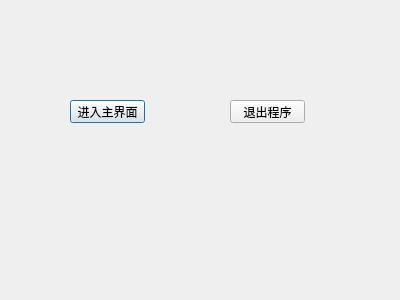
<?xml version="1.0" encoding="UTF-8"?>
<ui version="4.0">
 <class>MyDialog</class>
 <widget class="QDialog" name="MyDialog">
  <property name="geometry">
   <rect>
    <x>0</x>
    <y>0</y>
    <width>400</width>
    <height>300</height>
   </rect>
  </property>
  <property name="windowTitle">
   <string>MyDialog</string>
  </property>
  <widget class="QPushButton" name="pushButton">
   <property name="geometry">
    <rect>
     <x>70</x>
     <y>100</y>
     <width>75</width>
     <height>23</height>
    </rect>
   </property>
   <property name="text">
    <string>进入主界面</string>
   </property>
  </widget>
  <widget class="QPushButton" name="pushButton_2">
   <property name="geometry">
    <rect>
     <x>230</x>
     <y>100</y>
     <width>75</width>
     <height>23</height>
    </rect>
   </property>
   <property name="text">
    <string>退出程序</string>
   </property>
  </widget>
 </widget>
 <layoutdefault spacing="6" margin="11"/>
 <resources/>
 <connections>
  <connection>
   <sender>pushButton_2</sender>
   <signal>clicked()</signal>
   <receiver>MyDialog</receiver>
   <slot>close()</slot>
   <hints>
    <hint type="sourcelabel">
     <x>274</x>
     <y>107</y>
    </hint>
    <hint type="destinationlabel">
     <x>275</x>
     <y>71</y>
    </hint>
   </hints>
  </connection>
 </connections>
</ui>
